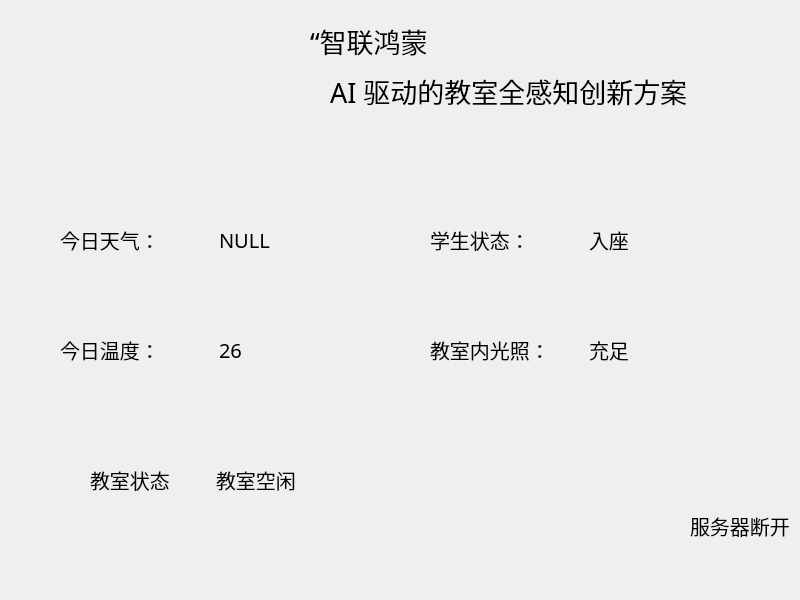
<?xml version="1.0" encoding="UTF-8"?>
<ui version="4.0">
 <class>MainWindow</class>
 <widget class="QMainWindow" name="MainWindow">
  <property name="geometry">
   <rect>
    <x>0</x>
    <y>0</y>
    <width>800</width>
    <height>600</height>
   </rect>
  </property>
  <property name="windowTitle">
   <string>教室检测终端</string>
  </property>
  <property name="styleSheet">
   <string notr="true"/>
  </property>
  <widget class="QWidget" name="centralwidget">
   <widget class="QWidget" name="horizontalLayoutWidget">
    <property name="geometry">
     <rect>
      <x>60</x>
      <y>200</y>
      <width>311</width>
      <height>80</height>
     </rect>
    </property>
    <layout class="QHBoxLayout" name="horizontalLayout">
     <item>
      <widget class="QLabel" name="label">
       <property name="font">
        <font>
         <family>华文行楷</family>
         <pointsize>15</pointsize>
        </font>
       </property>
       <property name="styleSheet">
        <string notr="true"/>
       </property>
       <property name="text">
        <string>今日天气：</string>
       </property>
      </widget>
     </item>
     <item>
      <widget class="QLabel" name="Temp">
       <property name="font">
        <font>
         <family>宋体</family>
         <pointsize>15</pointsize>
        </font>
       </property>
       <property name="styleSheet">
        <string notr="true"/>
       </property>
       <property name="text">
        <string>NULL</string>
       </property>
      </widget>
     </item>
    </layout>
   </widget>
   <widget class="QWidget" name="horizontalLayoutWidget_3">
    <property name="geometry">
     <rect>
      <x>60</x>
      <y>310</y>
      <width>311</width>
      <height>80</height>
     </rect>
    </property>
    <layout class="QHBoxLayout" name="horizontalLayout_3">
     <item>
      <widget class="QLabel" name="label_3">
       <property name="font">
        <font>
         <family>华文行楷</family>
         <pointsize>15</pointsize>
        </font>
       </property>
       <property name="styleSheet">
        <string notr="true"/>
       </property>
       <property name="text">
        <string>今日温度：</string>
       </property>
      </widget>
     </item>
     <item>
      <widget class="QLabel" name="Humi">
       <property name="font">
        <font>
         <family>宋体</family>
         <pointsize>15</pointsize>
        </font>
       </property>
       <property name="styleSheet">
        <string notr="true"/>
       </property>
       <property name="text">
        <string>26</string>
       </property>
      </widget>
     </item>
    </layout>
   </widget>
   <widget class="QWidget" name="horizontalLayoutWidget_2">
    <property name="geometry">
     <rect>
      <x>630</x>
      <y>500</y>
      <width>160</width>
      <height>51</height>
     </rect>
    </property>
    <layout class="QHBoxLayout" name="horizontalLayout_2">
     <item>
      <widget class="QLabel" name="connectimage">
       <property name="font">
        <font>
         <family>华文行楷</family>
         <pointsize>15</pointsize>
        </font>
       </property>
       <property name="styleSheet">
        <string notr="true">image: url(:/image/connect/image/connect/no.png);</string>
       </property>
       <property name="text">
        <string/>
       </property>
      </widget>
     </item>
     <item>
      <widget class="QLabel" name="connect">
       <property name="font">
        <font>
         <family>华文行楷</family>
         <pointsize>15</pointsize>
        </font>
       </property>
       <property name="styleSheet">
        <string notr="true"/>
       </property>
       <property name="text">
        <string>服务器断开</string>
       </property>
      </widget>
     </item>
    </layout>
   </widget>
   <widget class="QLabel" name="label_11">
    <property name="geometry">
     <rect>
      <x>10</x>
      <y>10</y>
      <width>101</width>
      <height>111</height>
     </rect>
    </property>
    <property name="styleSheet">
     <string notr="true">image: url(:/new/prefix1/image/aaa.jpg);</string>
    </property>
    <property name="text">
     <string/>
    </property>
   </widget>
   <widget class="QLabel" name="label_2">
    <property name="geometry">
     <rect>
      <x>-220</x>
      <y>-40</y>
      <width>1291</width>
      <height>651</height>
     </rect>
    </property>
    <property name="styleSheet">
     <string notr="true">image: url(:/new/prefix1/image/111.png);</string>
    </property>
    <property name="text">
     <string/>
    </property>
   </widget>
   <widget class="QLabel" name="label_12">
    <property name="geometry">
     <rect>
      <x>130</x>
      <y>30</y>
      <width>141</width>
      <height>81</height>
     </rect>
    </property>
    <property name="styleSheet">
     <string notr="true">image: url(:/new/prefix1/image/bbb.png);</string>
    </property>
    <property name="text">
     <string/>
    </property>
   </widget>
   <widget class="QWidget" name="horizontalLayoutWidget_4">
    <property name="geometry">
     <rect>
      <x>430</x>
      <y>310</y>
      <width>311</width>
      <height>80</height>
     </rect>
    </property>
    <layout class="QHBoxLayout" name="horizontalLayout_4">
     <item>
      <widget class="QLabel" name="label_4">
       <property name="font">
        <font>
         <family>华文行楷</family>
         <pointsize>15</pointsize>
        </font>
       </property>
       <property name="styleSheet">
        <string notr="true"/>
       </property>
       <property name="text">
        <string>教室内光照：</string>
       </property>
      </widget>
     </item>
     <item>
      <widget class="QLabel" name="Light">
       <property name="font">
        <font>
         <family>华文行楷</family>
         <pointsize>15</pointsize>
        </font>
       </property>
       <property name="styleSheet">
        <string notr="true"/>
       </property>
       <property name="text">
        <string>充足</string>
       </property>
      </widget>
     </item>
    </layout>
   </widget>
   <widget class="QWidget" name="horizontalLayoutWidget_5">
    <property name="geometry">
     <rect>
      <x>430</x>
      <y>200</y>
      <width>311</width>
      <height>80</height>
     </rect>
    </property>
    <layout class="QHBoxLayout" name="horizontalLayout_5">
     <item>
      <widget class="QLabel" name="label_5">
       <property name="font">
        <font>
         <family>华文行楷</family>
         <pointsize>15</pointsize>
        </font>
       </property>
       <property name="styleSheet">
        <string notr="true"/>
       </property>
       <property name="text">
        <string>学生状态：</string>
       </property>
      </widget>
     </item>
     <item>
      <widget class="QLabel" name="People">
       <property name="font">
        <font>
         <family>华文行楷</family>
         <pointsize>15</pointsize>
        </font>
       </property>
       <property name="styleSheet">
        <string notr="true"/>
       </property>
       <property name="text">
        <string>入座</string>
       </property>
      </widget>
     </item>
    </layout>
   </widget>
   <widget class="QWidget" name="horizontalLayoutWidget_6">
    <property name="geometry">
     <rect>
      <x>90</x>
      <y>440</y>
      <width>491</width>
      <height>80</height>
     </rect>
    </property>
    <layout class="QHBoxLayout" name="horizontalLayout_6">
     <item>
      <widget class="QLabel" name="label_6">
       <property name="maximumSize">
        <size>
         <width>120</width>
         <height>78</height>
        </size>
       </property>
       <property name="font">
        <font>
         <family>华文行楷</family>
         <pointsize>15</pointsize>
        </font>
       </property>
       <property name="styleSheet">
        <string notr="true"/>
       </property>
       <property name="text">
        <string>教室状态</string>
       </property>
      </widget>
     </item>
     <item>
      <widget class="QLabel" name="Class">
       <property name="font">
        <font>
         <family>华文行楷</family>
         <pointsize>15</pointsize>
        </font>
       </property>
       <property name="styleSheet">
        <string notr="true"/>
       </property>
       <property name="text">
        <string>教室空闲</string>
       </property>
      </widget>
     </item>
    </layout>
   </widget>
   <widget class="QLabel" name="label_7">
    <property name="geometry">
     <rect>
      <x>310</x>
      <y>20</y>
      <width>191</width>
      <height>41</height>
     </rect>
    </property>
    <property name="font">
     <font>
      <family>华文行楷</family>
      <pointsize>20</pointsize>
     </font>
    </property>
    <property name="styleSheet">
     <string notr="true"/>
    </property>
    <property name="text">
     <string>“智联鸿蒙</string>
    </property>
   </widget>
   <widget class="QLabel" name="label_8">
    <property name="geometry">
     <rect>
      <x>330</x>
      <y>70</y>
      <width>461</width>
      <height>41</height>
     </rect>
    </property>
    <property name="font">
     <font>
      <family>华文楷体</family>
      <pointsize>20</pointsize>
     </font>
    </property>
    <property name="styleSheet">
     <string notr="true"/>
    </property>
    <property name="text">
     <string>AI 驱动的教室全感知创新方案</string>
    </property>
   </widget>
   <zorder>label_2</zorder>
   <zorder>horizontalLayoutWidget</zorder>
   <zorder>horizontalLayoutWidget_3</zorder>
   <zorder>horizontalLayoutWidget_2</zorder>
   <zorder>label_11</zorder>
   <zorder>label_12</zorder>
   <zorder>horizontalLayoutWidget_4</zorder>
   <zorder>horizontalLayoutWidget_5</zorder>
   <zorder>horizontalLayoutWidget_6</zorder>
   <zorder>label_7</zorder>
   <zorder>label_8</zorder>
  </widget>
  <widget class="QMenuBar" name="menubar">
   <property name="geometry">
    <rect>
     <x>0</x>
     <y>0</y>
     <width>800</width>
     <height>26</height>
    </rect>
   </property>
  </widget>
 </widget>
 <resources/>
 <connections/>
</ui>
